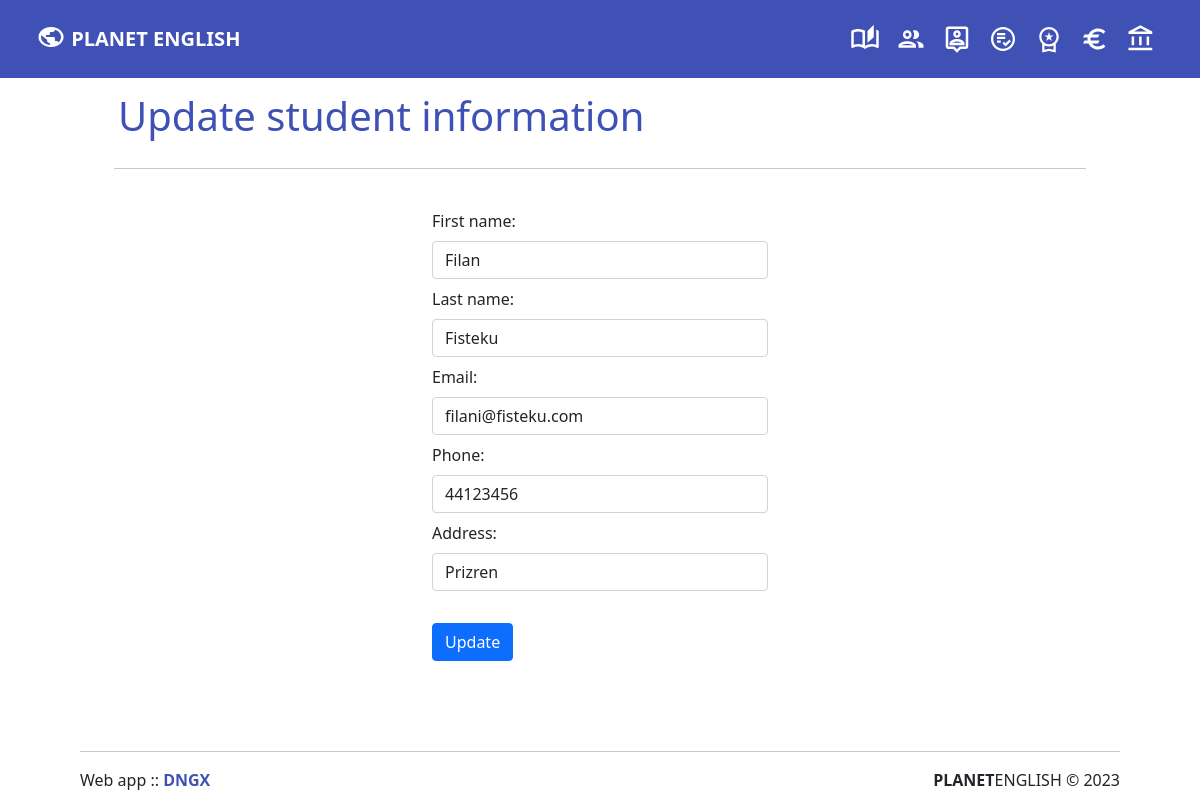
The app's page /u-student.php?student_id=2 with its own data.
### tables this page shows
CREATE TABLE `students` (
  `student_id` int(11) NOT NULL,
  `first_name` varchar(50) DEFAULT NULL,
  `last_name` varchar(50) DEFAULT NULL,
  `email` varchar(100) DEFAULT NULL,
  `phone` varchar(20) DEFAULT NULL,
  `address` varchar(200) DEFAULT NULL,
  `parent` varchar(50) DEFAULT NULL
);

### u-student.php (the view, shortened to what this page needs)
<?php include('partials/menu.php'); ?>
<div class="row text-center p-4 mb-auto" style="width:85%; margin: auto;">
<p><h1 class="p-1 text-start" style="color: #3f51b5;">Update student information</h1></p><hr>
</div>
<div class="row text-start p-0 mb-auto" style="width:30%; margin: auto;">
            <div class="container ">
                    <?php
                        $student_id = $_GET['student_id'];
                        $sql = "SELECT * FROM students WHERE student_id=$student_id";
                        $res = mysqli_query($cxn, $sql);
                        if($res == TRUE)
                        {
                            $count = mysqli_num_rows($res);
                            if($count == 1)
                            {
                                $row = mysqli_fetch_assoc($res);
                                $fname = $row['first_name'];
                                $lname = $row['last_name'];
                                $email = $row['email'];
                                $phone = $row['phone'];
                                $address = $row['address'];
                            }
                            else{
                                header("Location: " .SITEURL. 'm-students.php');
                            }
                        }
                    ?>
                    <form action="" method="POST">
                        <div class="mb-2">
                            <label for="fname" class="form-label">First name:</label>
                            <input type="text" class="form-control" name="fname" value="<?php echo $fname;?>">
                        </div>
                        <div class="mb-2">
                            <label for="lname" class="form-label">Last name:</label>
                            <input type="text" class="form-control" name="lname" value="<?php echo $lname;?>">
                        </div>
                        <div class="mb-2">
                            <label for="email" class="form-label">Email:</label>
                            <input type="email" class="form-control" name="email" value="<?php echo $email;?>">
                        </div>
                        <div class="mb-2">
                            <label for="phone" class="form-label">Phone:</label>
                            <input type="number" class="form-control" name="phone" value="<?php echo $phone;?>">
                        </div>
                        <div class="mb-2">
                            <label for="address" class="form-label">Address:</label>
                            <input type="text" class="form-control" name="address" value="<?php echo $address;?>">
                        </div>
                        <br>
                        <input type="submit" name="submit" value="Update" class="btn btn-primary">
                    </form>
            </div>
</div>
<?php include('partials/footer.php'); ?>

### records on screen
students: fname "Filan", lname "Fisteku", email "filani@fisteku.com", phone "44123456", address "Prizren"
